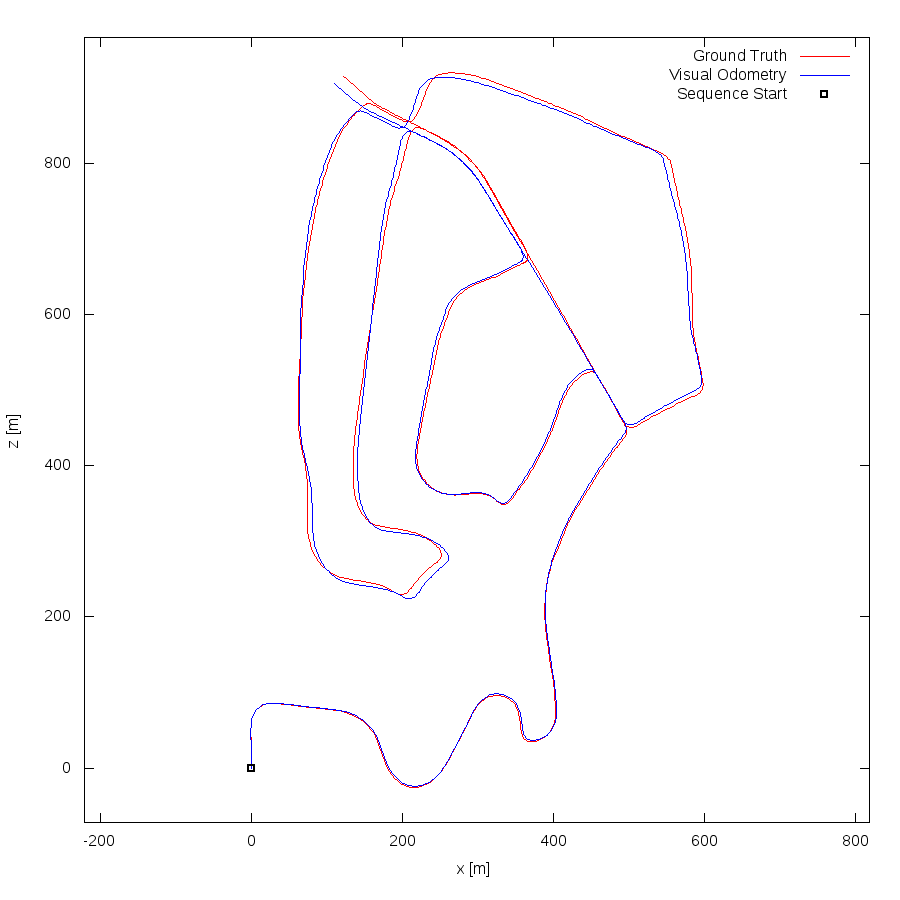

Generate this figure with gnuplot:
set term postscript eps enhanced color
set output "13.eps"
set size ratio -1
set xrange [-221:818]
set yrange [-72:967]
set xlabel "x [m]"
set ylabel "z [m]"
plot "13.txt" using 1:2 lc rgb "#FF0000" title 'Ground Truth' w lines,"13.txt" using 3:4 lc rgb "#0000FF" title 'Visual Odometry' w lines,"< head -1 13.txt" using 1:2 lc rgb "#000000" pt 4 ps 1 lw 2 title 'Sequence Start' w points
